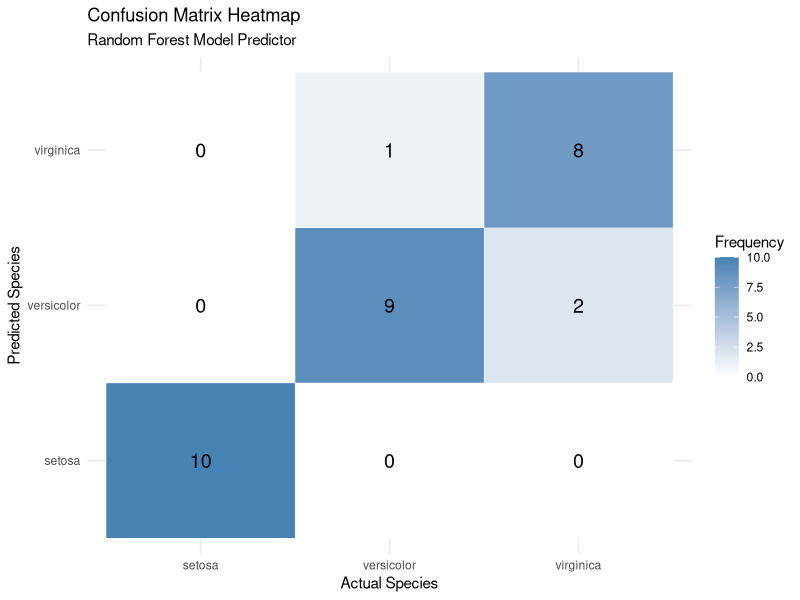

Write the R code that produced this figure.
# Load necessary libraries
library(caret)
library(ggplot2)

# Load the built-in iris dataset
data(iris)

# Set seed for reproducibility
set.seed(42)

# 1. Split the data (80% training, 20% testing)
trainIndex <- createDataPartition(iris$Species, p = 0.8, 
                                  list = FALSE, 
                                  times = 1)
dataTrain <- iris[ trainIndex,]
dataTest  <- iris[-trainIndex,]

# 2. Define training control (5-fold cross-validation)
fitControl <- trainControl(method = "cv", number = 5)

# 3. Train a Random Forest model using caret
cat("Training Random Forest model...\n")
rf_model <- train(Species ~ ., 
                  data = dataTrain, 
                  method = "rf", 
                  trControl = fitControl)

# Print the model summary
print(rf_model)

# 4. Make predictions on the testing set
predictions <- predict(rf_model, newdata = dataTest)

# Evaluate the model
cm <- confusionMatrix(predictions, dataTest$Species)
print(cm)

# 5. Visualize the Confusion Matrix using ggplot2
# Convert confusion matrix table to data frame
cm_df <- as.data.frame(cm$table)

# Create a heatmap of the confusion matrix
plot_cm <- ggplot(data = cm_df, aes(x = Reference, y = Prediction)) +
  geom_tile(aes(fill = Freq), colour = "white") +
  geom_text(aes(label = Freq), vjust = 0.5, size = 5) +
  scale_fill_gradient(low = "white", high = "steelblue") +
  theme_minimal() +
  labs(title = "Confusion Matrix Heatmap",
       subtitle = "Random Forest Model Predictor",
       x = "Actual Species",
       y = "Predicted Species",
       fill = "Frequency")

# Save the plot to a file
ggsave("confusion_matrix.png", plot = plot_cm, width = 6, height = 4)
cat("Visualization saved as confusion_matrix.png in the current directory.\n")
